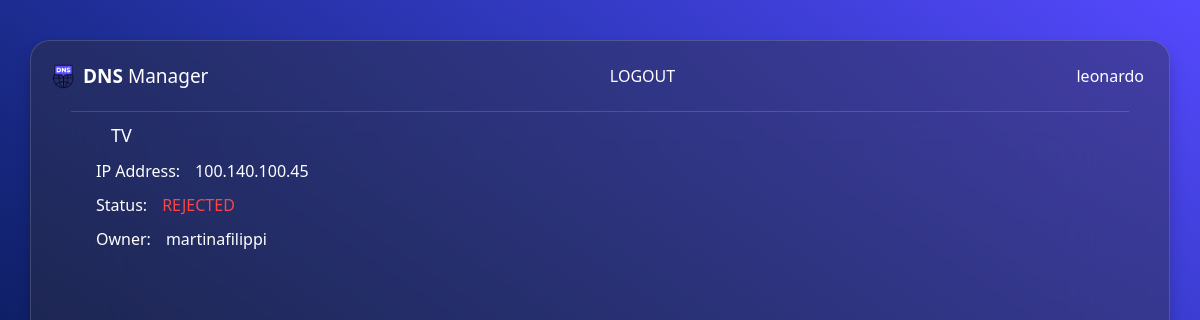
/devices/5/ (signed in), run on the app's committed database.
### devices/models.py (models this page shows, shortened)
class Device(models.Model):
    ip_address = models.CharField(max_length=15, unique=True)
    name = models.CharField(max_length=50)
    accepted = models.BooleanField(null=True)
    created_by = models.ForeignKey(User, on_delete=models.CASCADE)

### devices/views.py (the view, shortened to what this page needs)
# urls.py: path("<int:pk>/", DeviceDetailView.as_view(), name="device_detail"),
class DeviceDetailView(DetailView):
    model = Device
    template_name = "device/device_detail.html"
    def get_context_data(self, **kwargs):
        context = super().get_context_data(**kwargs)
        device = self.get_object()
        ports = Port.objects.filter(device=device)
        context['ports'] = ports
        return context

### templates/device/device_detail.html (shortened to what this page needs)
{% extends "base.html" %}
{% load bootstrap_icons %}
{% block content %}
<div>
  <div class="toolbar">
    <div class="justify-start">
      <a class="icon-button" href="{% url 'device_list' %}" role="button">
      </a>
      <span class="title" style="margin-left: 20px;">{{ object.name }}</span>
    </div>
  </div>
  <div class="px">
    <div class="field justify-start">
      <span class="fieldLabel">IP Address: </span>
      <span class="fieldValue">{{ object.ip_address }}</span>
    </div>
    <div class="field justify-start">
      <span class="fieldLabel">Status: </span>
      {% if object.accepted is None %}
        {% bs_icon 'hourglass-top' size='14px' extra_classes="pending-icon" %}
        <span class="text-pending">Pending</span>
      {% else %}
        {% if object.accepted %}
          {% bs_icon 'check-circle-fill' size='14px' extra_classes="accepted-icon" %}
          <span class="text-accepted">Accepted</span>
        {% else %}
          <span class="text-rejected">Rejected</span>
        {% endif %}
      {% endif %}
    </div>
    {% if user.is_superuser %}
      <div class="field justify-start">
        <span class="fieldLabel">Owner: </span>
        <span class="fieldValue">{{ object.created_by.username }}</span>
      </div>
    {% endif %}
  </div>
</div>
{% endblock content %}

### templates/base.html (shortened to what this page needs)
{% load static %}
{% load bootstrap_icons %}
<!DOCTYPE html>
<html>
  <head>
    <link rel="stylesheet" type="text/css" href="{% static 'css/style.css' %}">
    <link
      href="https://cdn.jsdelivr.net/npm/bootstrap@5.2.3/dist/css/bootstrap.min.css"
      rel="stylesheet"
    >
  </head>
  <body>
    <div class="img-bg">
      <div class="app-bg">
        {% if user.is_authenticated %}
          <div class="blurred-container">
            <div class="menu">
              <a href="/" class="home-button transparent-button ">
                <img src="{% static 'images/dns-icon.png' %}" height="25px" width="25px">
                <span class="menu-title-1">DNS <span class="menu-title-2">Manager</span></span>
              </a>
              <a href="/logout" class="transparent-button"> LOGOUT </a>
              <a href="/" class="transparent-button">
                <span class="menu-profile">{{ user }}</span>
              </a>
            </div>
            <div class="menu-divider"></div>
            <div class="content">
              {% block content %}
              {% endblock content %}
            </div>
          </div>
        {% endif %}
      </div>
    </div>
  </body>
</html>

### static/css/style.css (style rules this page uses)
.img-bg { width: 100vw; height: 100vh; background-image: linear-gradient(to right top, #08082c, #0c1c5c, #1c2c90, #353bc7, #5649ff); position:fixed; overflow-y:scroll; overflow-x:hidden; }
.app-bg { height: 100vh; max-height: 100vh; display: flex; align-items: center; justify-content: center; }
.blurred-container { height: 90vh; max-height: 90vh; width: 95vw; background-color: rgba(51,51,51, 0.4); backdrop-filter: blur(50px); background-blend-mode: overlay; box-shadow: 0 10px 15px rgb(0 0 0 / 20%); box-sizing: border-box; border-radius: 20px; border: 0.5px solid rgb(255 255 255 / 15%); padding-bottom: 20px; padding-left: 10px; padding-right: 10px; }
.menu { min-height: 70px; display: flex; align-items: center; justify-content: space-between; }
.menu-divider { border-bottom: 0.5px solid rgb(255 255 255 / 15%); margin-left: 30px; margin-right: 30px; }
.menu-title-1 { margin-left: 7px; font-size: 19px; font-weight: 600; color: white }
.menu-title-2 { font-weight: 200; }
.home-button { padding-left: 10px !important; }
.menu-profile { font-size: 16px; font-weight: 400; color: white }
.content { max-height: -webkit-calc(100% - 70px); max-height: -moz-calc(100% - 70px); max-height: (100% - 70px); overflow-y: scroll; padding-left: 30px; padding-right: 30px; }
.transparent-button { display: flex; align-items: center; justify-content: center; width: fit-content; text-decoration: none; padding-left: 15px; padding-right: 15px; padding-top: 10px; padding-bottom: 10px; border-radius: 100px; color: white; background-color: transparent; border: none; transition: background-color 0.2s ease; }
.icon-button { display: flex; align-items: center; justify-content: center; width: fit-content; text-decoration: none; padding: 10px; border-radius: 100%; background-color: transparent; border-color: transparent; color: white; transition: background-color 0.2s ease; }
.toolbar { margin-top: 10px; margin-bottom: 10px; display: flex; justify-content: space-between; align-items: center; }
.title { color: white; font-size: 18px; font-weight: 500; }
.px { padding-left: 25px !important; padding-right: 25px !important; }
.justify-start { display: flex; justify-content: flex-start; align-items: center; }
.text-rejected { font-weight: 500; text-transform: uppercase; color: #FF4444; }
span { color: white; }
.field { margin-top: 10px; margin-bottom: 10px; }
.fieldLabel { color: white; font-size: 16px; font-weight: 500; margin-right: 15px; }
.fieldValue { color: white; font-size: 16px; font-weight: 200; }

### data on the page
Device: name "TV", ip_address "100.140.100.45", created_by.username "martinafilippi"

### other printed values
{{ user }} "leonardo"
